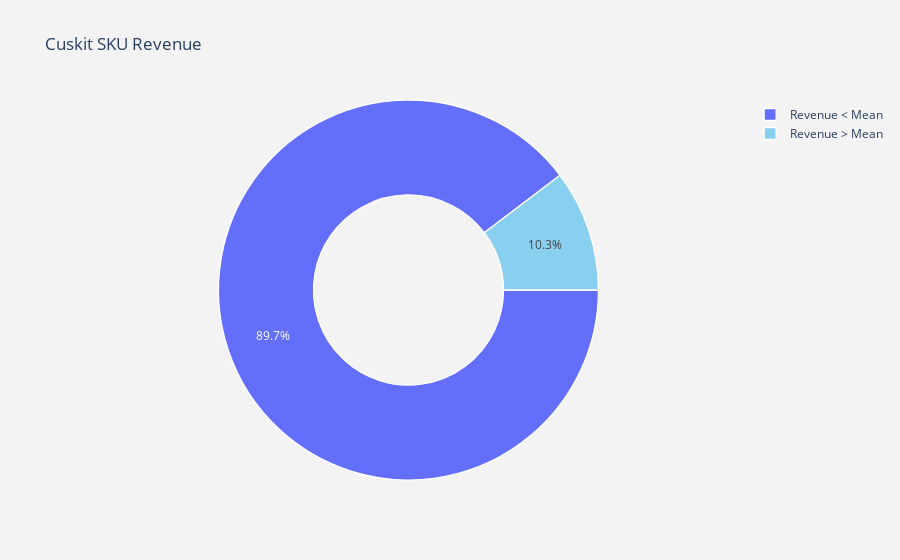

The code cell stored with this chart in its notebook:
### Code cell
#visualization
import plotly.graph_objs as go
import matplotlib.pyplot as plt
import plotly.offline as py

trace = go.Pie(labels = lab ,
               values = val ,
               marker = dict(colors =  ['#7FFD4','#89CFF0','#00FFFF'],
                             line = dict(color = "white",
                                         width =  1.3)
                            ),
               rotation = 90,
               hoverinfo = "label+value+text",
               hole = .5
              )
layout = go.Layout(dict(title = "Cuskit SKU Revenue",
                        plot_bgcolor  = "rgb(243,243,243)",
                        paper_bgcolor = "rgb(243,243,243)",
                       )
                  )
data = [trace]
fig = go.Figure(data = data,layout = layout)
py.iplot(fig)

### Figure 1 — Plotly figure (JSON) as saved in the notebook; plotly's stock layout.template omitted (floating-point values rounded to 4 significant figures)
{"data": [{"hole": 0.5, "hoverinfo": "label+value+text", "labels": ["Revenue < Mean", "Revenue > Mean"], "marker": {"colors": ["#7FFD4", "#89CFF0", "#00FFFF"], "line": {"color": "white", "width": 1.3}}, "rotation": 90, "type": "pie", "values": [13919, 1600]}], "layout": {"paper_bgcolor": "rgb(243,243,243)", "plot_bgcolor": "rgb(243,243,243)", "title": {"text": "Cuskit SKU Revenue"}}}
